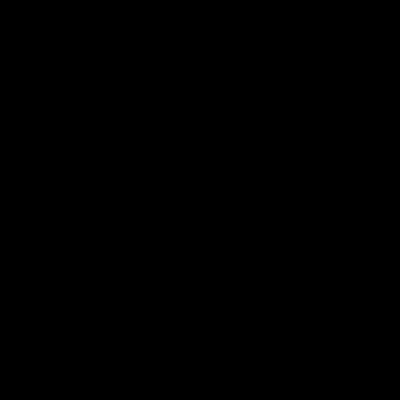
Frame 1 (no input)
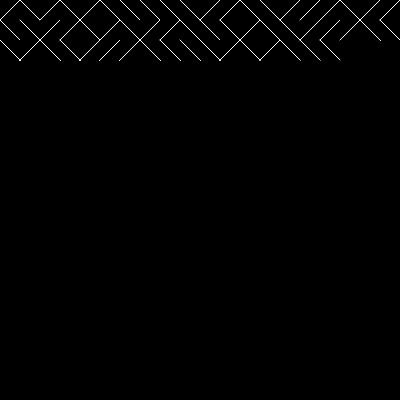
Frame 60 (no input)
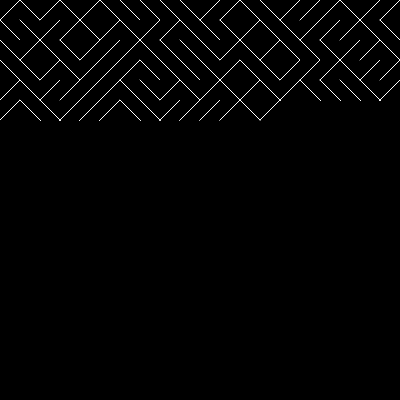
Frame 120 (the mouse pressed at the canvas centre since frame 60)

The p5.js sketch that drew these frames (run headless with seeded random() and noise() and a simulated clock; from frame 60 on, the mouse is pressed at the canvas centre):

// p5.js sketch
// ── sketch.js
// Daniel Shiffman
// http://codingtra.in
// http://patreon.com/codingtrain

// 10PRINT
// https://www.youtube.com/watch?v=bEyTZ5ZZxZs

let x = 0;
let y = 0;
let spacing = 20;
let index = 0;
var cells = [];
var gravity = true;
function setup() {

  createButton("Toggle Gravity").mousePressed(toggleGravity);
  createButton("Reload").mousePressed(loadCells);

  createCanvas(400, 400);

  background(0);

  loadCells();
}

function loadCells() {
  x = 0;
  y = 0;
  index = 0;
  for (var i = 0; i < width / spacing; i++) {
    cells[i] = [];
  }
}

function genCells() {
  cells[y].push(new Cell(x * spacing, y * spacing));
  x = x + 1;
  if (x > width / spacing) {
    x = 0;
    y = y + 1;
  }
}
function draw() {
  stroke(255);
  for (var j = 0; j < height / spacing; j++) {

    for (var i = 0; i < width / spacing; i++) {


      if (cells[i][j]) cells[i][j].show();

    }
  }
  if (y < height / spacing) genCells();
  else {
    liquid();
  }
}

function liquid() {
  if (index > width / spacing)
    index = 0;
  cells[0][index].poorLiquid("top", color(random(255), random(255), random(255)));
  index = index + 1;
}

function toggleGravity() {
  gravity = !gravity;
  for (var j = 0; j < height / spacing; j++) {

    for (var i = 0; i < width / spacing; i++) {


      if (cells[i][j]) cells[i][j].resetColor();

    }
  }
  index = 0;
}

// ── cell.js
function Cell(x, y) {

  this.x = x;
  this.y = y;
  this.dir = random(1) < 0.5;
  this.colorTop = 0;
  this.colorBottom = 0;
  this.show = function() {
    this.drawTop();
    this.drawBottom();
    stroke(255);

    if (this.dir) {
      line(this.x, this.y, this.x + spacing, this.y + spacing);


    } else {
      line(this.x, this.y + spacing, this.x + spacing, this.y);
    }

  }

  this.drawTop = function() {
    fill(this.colorTop);
    noStroke();
    beginShape();
    vertex(this.x, this.y);
    vertex(this.x + spacing, this.y);
    if (this.dir) vertex(this.x + spacing, this.y + spacing); else vertex(this.x, this.y + spacing);
    endShape();
  }

  this.drawBottom = function() {
    fill(this.colorBottom);
    noStroke();
    beginShape();
    vertex(this.x, this.y + spacing);
    vertex(this.x + spacing, this.y + spacing);
    if (this.dir) vertex(this.x, this.y); else vertex(this.x + spacing, this.y);
    endShape();
  }


  this.poorLiquid = function(from, color) {
    if (from == "top") {
      this.colorTop = color;
      if (this.dir) {
        pourTo = cells[this.y / spacing][this.x / spacing + 1];
        if (pourTo) {
          pourTo.poorLiquid("left", color);
        }
      } else {
        pourTo = cells[this.y / spacing][this.x / spacing - 1];

        if (pourTo) {
          pourTo.poorLiquid("right", color);

        }
      }

    } else if (from == "left") {
      if (this.dir) {
        this.colorBottom = color;
        pourTo = cells[this.y / spacing + 1][this.x / spacing];
        if (pourTo) {
          pourTo.poorLiquid("top", color);
        }
      } else {
        this.colorTop = color;
        if (!gravity && this.y != 0) {
          pourTo = cells[this.y / spacing - 1][this.x / spacing];
          if (pourTo) {
            pourTo.poorLiquid("bottom", color);
          }
        }
      }
    } else if (from == "right") {
      if (!this.dir) {
        this.colorBottom = color;
        if (this.y / spacing < height / spacing) {
          pourTo = cells[this.y / spacing + 1][this.x / spacing];
          if (pourTo) {
            pourTo.poorLiquid("top", color);
          }
        }
      } else {
        this.colorTop = color;
        if (!gravity && this.y != 0) {
          pourTo = cells[this.y / spacing - 1][this.x / spacing];
          if (pourTo) {
            pourTo.poorLiquid("bottom", color);
          }
        }
      }
    } else if (from == "bottom" && !gravity) {
      this.colorBottom = color;
      if (this.dir) {
        pourTo = cells[this.y / spacing][this.x / spacing - 1];

        if (pourTo) {
          pourTo.poorLiquid("right", color);

        }
      } else {
        pourTo = cells[this.y / spacing][this.x / spacing + 1];
        if (pourTo) {
          pourTo.poorLiquid("left", color);
        }
      }

    }
  }


  this.resetColor = function() {
    this.colorTop = color(0);
    this.colorBottom = color(0);
  }
}
